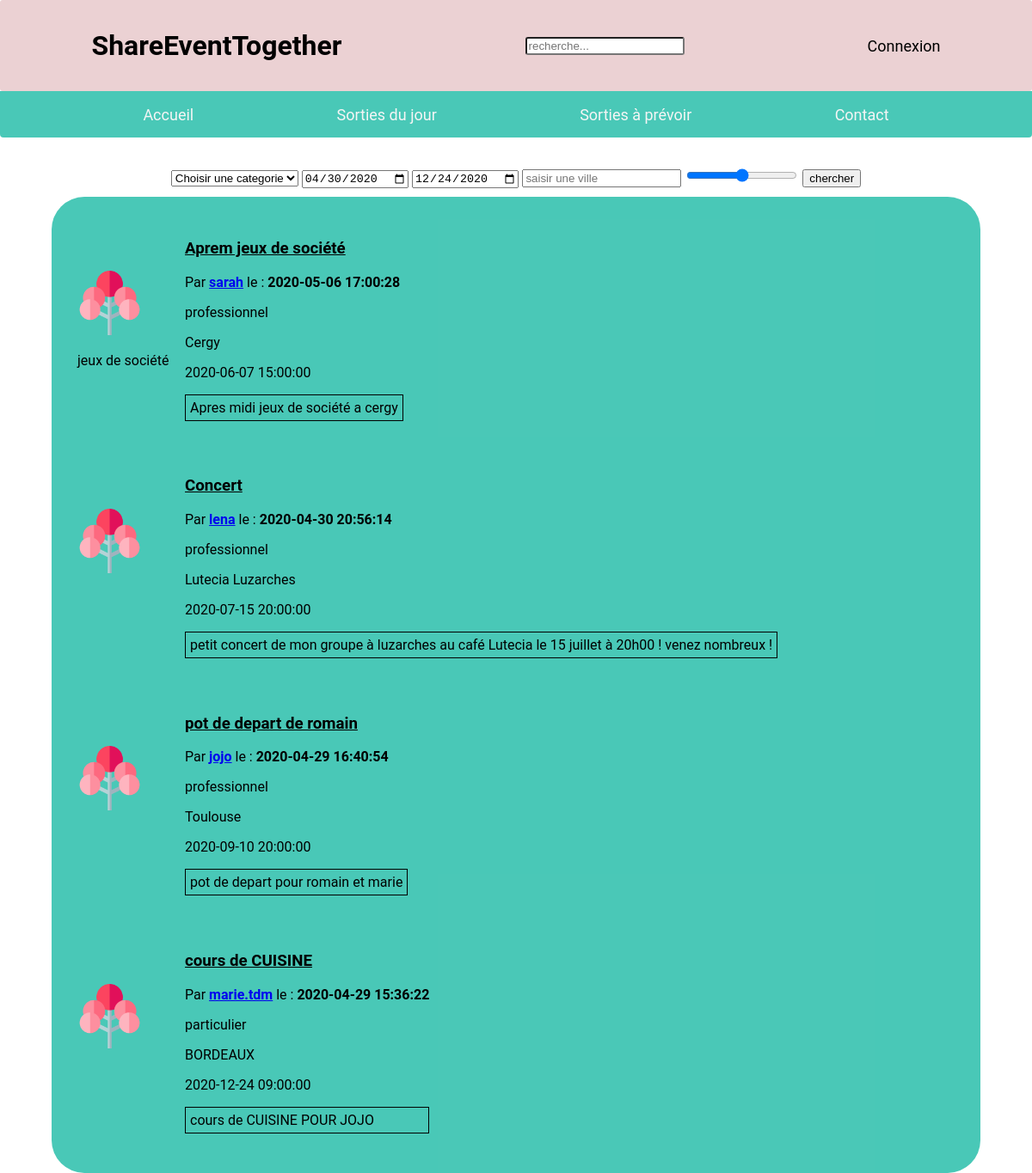
The app's page /php/sortieAPrevoir.php, older data.
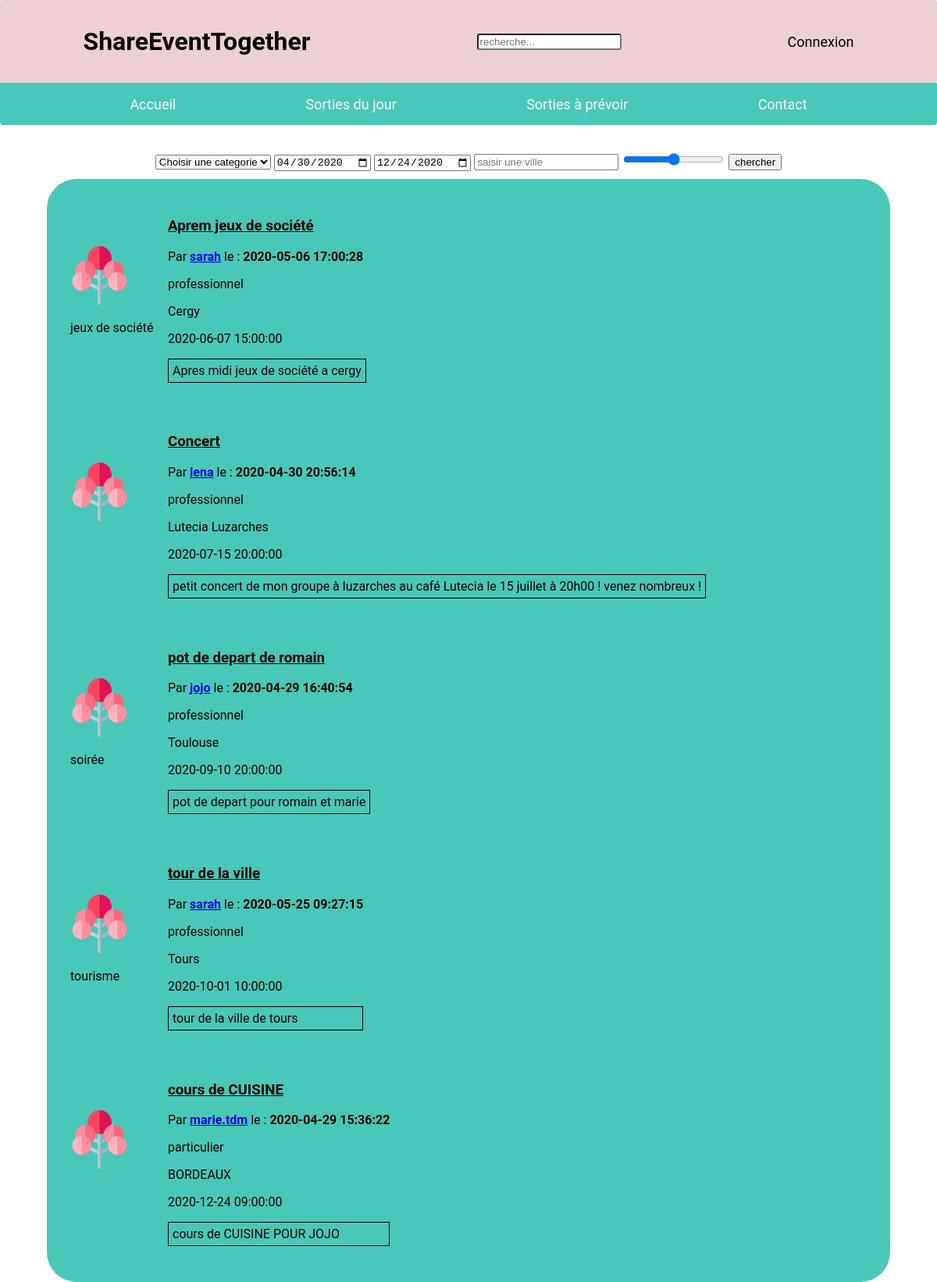
The same page, newer data.
### tables this page shows
CREATE TABLE `evenements` (
  `id_evenement` int(11) NOT NULL,
  `id_utilisateur` int(11) NOT NULL,
  `date_poste` datetime NOT NULL DEFAULT CURRENT_TIMESTAMP,
  `description` text NOT NULL,
  `date_evenement` datetime NOT NULL,
  `titre_evenement` varchar(250) NOT NULL,
  `id_karma` int(11) DEFAULT NULL,
  `lieu` varchar(255) DEFAULT NULL,
  `id_categorie` int(11) DEFAULT NULL
);

CREATE TABLE `categorie_evenements` (
  `id_categorie` int(11) NOT NULL,
  `nom_categorie` varchar(100) NOT NULL
);

CREATE TABLE `utilisateurs` (
  `id_utilisateur` int(11) NOT NULL,
  `prenom` varchar(100) NOT NULL,
  `nom` varchar(100) NOT NULL,
  `date_naissance` date NOT NULL,
  `adresse` varchar(250) NOT NULL,
  `code_postale` int(5) NOT NULL,
  `pays` varchar(100) NOT NULL,
  `telephone` int(10) NOT NULL,
  `mail` varchar(250) NOT NULL,
  `pseudo` varchar(100) NOT NULL,
  `mot_de_passe` varchar(255) NOT NULL,
  `type_utilisateur` varchar(50) NOT NULL,
  `ville` varchar(200) NOT NULL,
  `date_creation_utilisateur` datetime DEFAULT CURRENT_TIMESTAMP
);

### php/sortieAPrevoir.php (the view, shortened to what this page needs)
<!DOCTYPE html>
<html lang="fr">
<head>
    <link rel="stylesheet" href="../assets/css/sortie.css"/>
</head>
<body>
<?php
if (isset($_SESSION['username'])) {
    require("headerConnect.php");
} else {
    require("headerDisconnect.php");
}
?>
<?php
require("../controllers/bdd.php");
?>
<form action="filtre.php" method="post" class="filtre">
    <select name="categorie">
        <option value="NULL">Choisir une categorie</option>
    </select>
    <?php
    $req = $bdd->query('SELECT MIN(DATE(date_evenement)) as date_min, MAX(DATE(date_evenement)) as date_max FROM evenements');
    while ($donnees = $req->fetch()) {
        ?>
        <input type="date" name="date_debut" value="<?php echo $donnees['date_min']; ?>">
        <input type="date" name="date_fin" value="<?php echo $donnees['date_max']; ?>">
        <?php
    }
    ?>
    <input type="text" name="localisation" placeholder="saisir une ville">
    <input type="range" name="karma" min="0" max="10">
    <input type="submit" value="chercher">
</form>
<section class="fond">
    <?php
    $reponse = $bdd->query('SELECT ut.* , ev.*, ce.* FROM evenements as ev left join utilisateurs as ut
        on ev.id_utilisateur= ut.id_utilisateur left join categorie_evenements as ce on ce.id_categorie = ev.id_categorie where DATE(ev.date_evenement) > DATE(now()) order by DATE(ev.date_evenement) ASC');
    while ($donnees = $reponse->fetch()) {
        ?>
        <div class="listOfEvent">
            <ul class="collectionItem">
                <div class="pictureEvent">
                    <img id="imgTree" src="../assets/images/arbre_icon.png"/>
                    <p><?php echo $donnees['nom_categorie']; ?></p>
                </div>
                <div class="pictureEvent">
                    <h3 class="titleOfEvent"><?php echo $donnees['titre_evenement']; ?> </h3>
                    <p><?php echo "Par " ?> <b><a
                                    href="profilUser.php?id_user= <?php echo $donnees['id_utilisateur'] ?>"> <?php echo $donnees['pseudo'] ?></a></b>
                        le : <b> <?php echo $donnees['date_poste'] ?></b></p>
                    <p><?php echo $donnees['type_utilisateur']; ?></p>
                    <p><?php echo $donnees['lieu']; ?></p>
                    <p><?php echo $donnees['date_evenement']; ?></p>
                    <p class="description"><?php echo $donnees['description']; ?></p>
                </div>
            </ul>
        </div>
        <?php
    }
    ?>
</section>
</body>
</html>

### php/headerDisconnect.php (shortened to what this page needs)
<html>
<head>
    <link rel="stylesheet" href="../assets/css/headerConnect.css"/>
</head>
<header class="header">
    <div class="menuHaut">
        <h1 id="title"> ShareEventTogether</h1>
        <input id="search" type="text" placeholder="recherche...">
        <a id="connect" href="connect.php"> Connexion </a>
    </div>
    <div class="menuBas">
        <a href="index.php"> Accueil</a>
        <a href="sortieDuJour.php"> Sorties du jour</a>
        <a href="sortieAPrevoir.php"> Sorties à prévoir</a>
        <a href="contact.php"> Contact</a>
    </div>
</header>
</html>

### assets/css/sortie.css (style rules this page uses)
body { margin: 0 !important; font-family: 'Roboto', sans-serif; }
.fond { display: flex; margin-left: 5%; margin-right: 5%; padding: 10px 10px 10px 10px; background: rgba(23, 185, 163, 0.78) !important; border-radius: 38px; top: 195px; }
#search { border-radius: 3px; }
.fond { display: block; }
#imgTree { width: 75px; padding-right: 50px; margin-top: 45%; }
.titleOfEvent { text-decoration: underline; }
.collectionItem { display: flex; flex-direction: row; margin: 10px; padding: 10px; }
.description { border: 1px solid black; padding: 5px; }
.filtre { text-align: center; padding: 10px; }

### assets/css/headerConnect.css (style rules this page uses)
body { margin: 0 !important; font-family: 'Roboto', sans-serif; }
header { margin-bottom: 2%; }
.menuHaut { display: flex; width: 100%; height: 106px; background : #EBD1D3 !important; border-radius: 3px; align-items: center; justify-content: space-around; }
.menuBas { display: flex; width: 100%; height: 54px; background : rgba(23, 185, 163, 0.78) !important; border-radius: 0px 0px 4px 4px; justify-content: space-evenly; align-items: center; }
.menuHaut a { text-decoration: none; color: black; font-size: large; }
.menuBas a { text-decoration: none; color: whitesmoke; font-size: large; }

Row changes from the older to the newer data that the page shows:
changed evenements "pot de depart de romain": id_categorie.nom_categorie (not shown) → "soirée"
added evenements: id_categorie.nom_categorie "tourisme", titre_evenement "tour de la ville", id_utilisateur.pseudo "sarah", date_poste "2020-05-25 09:27:15", id_utilisateur.type_utilisateur "professionnel", lieu "Tours", date_evenement "2020-10-01 10:00:00", description "tour de la ville de tours"
